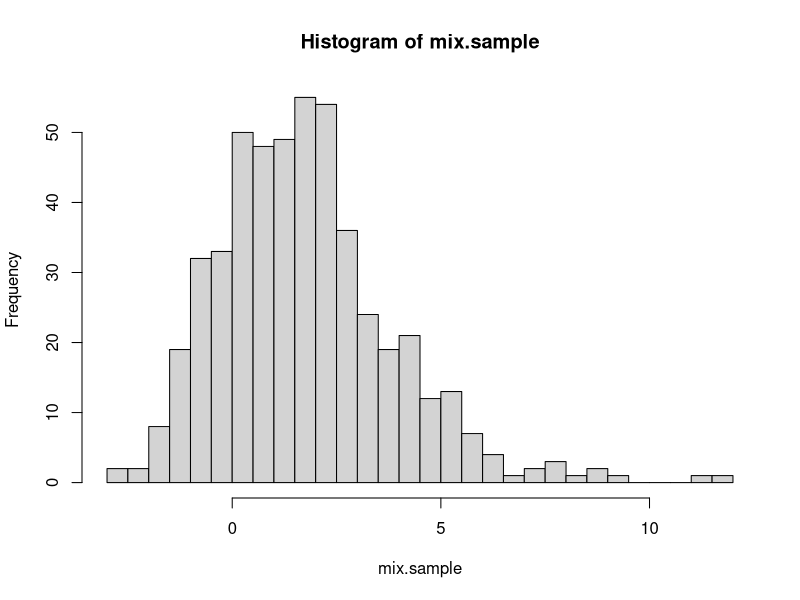
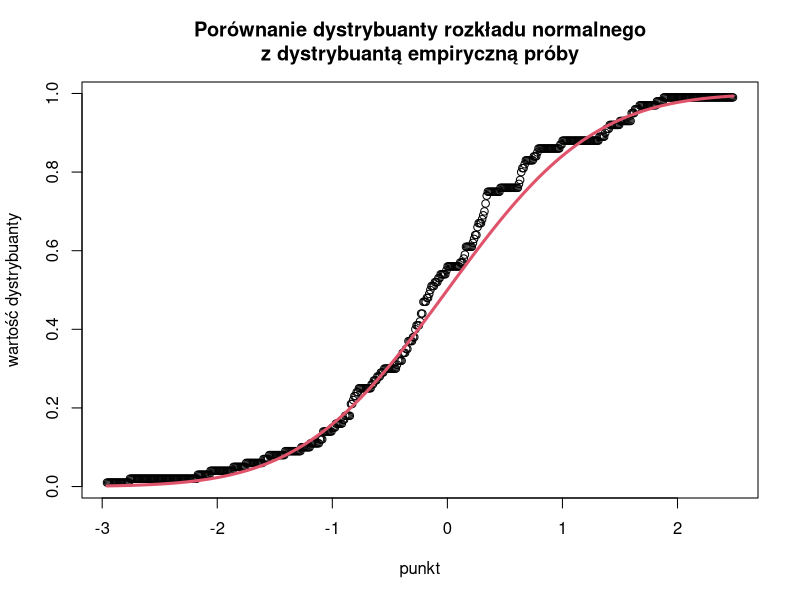
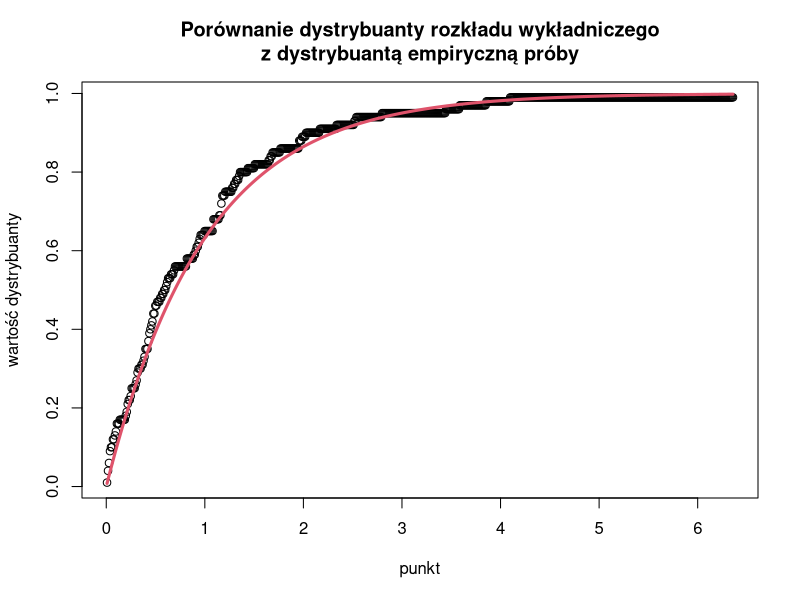
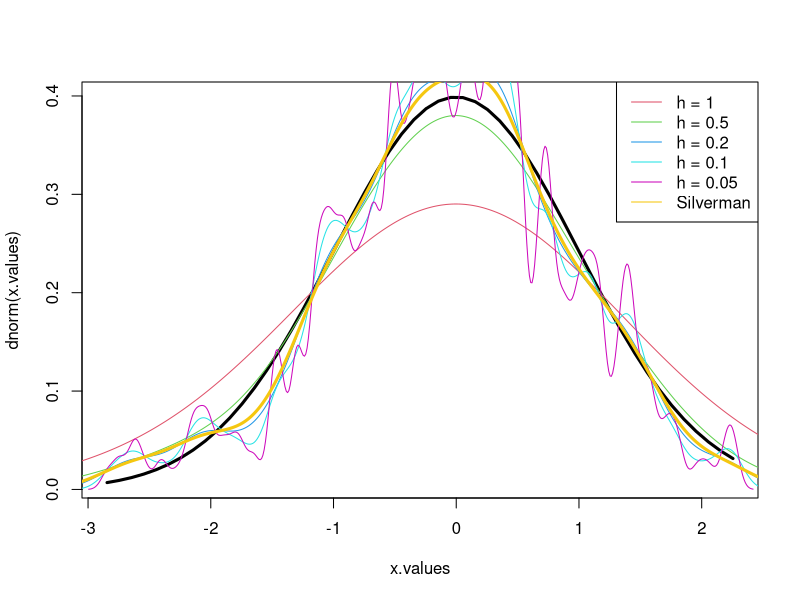
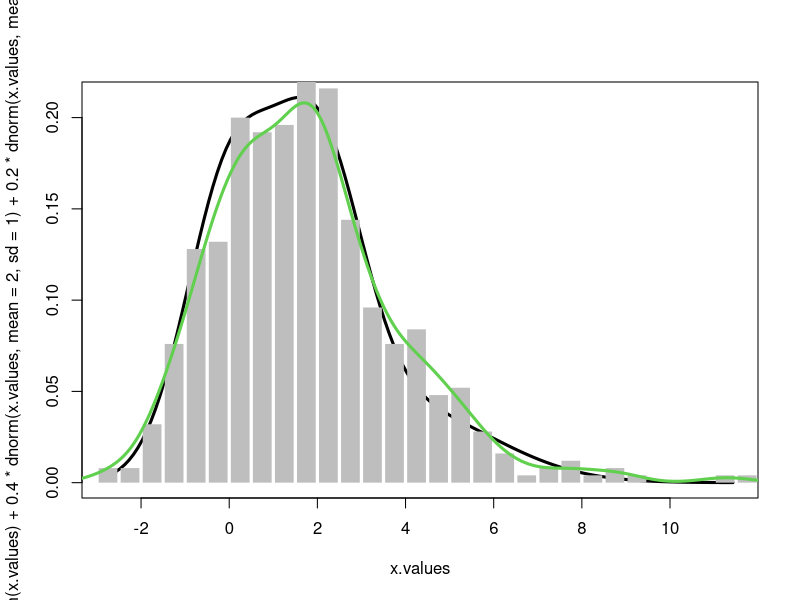

Generate these figures, in order, with R:
# problem 1

sample.cdf <- function(s, x) {
	return(sum(s <= x))
}

sample.size <- 100

png("norm_cdf.png")
norm.sample <- rnorm(sample.size)
x.values <- seq(min(norm.sample), max(norm.sample), by = 0.01)
plot(x.values, sapply(x.values, sample.cdf, s = norm.sample) / sample.size, main = "Porównanie dystrybuanty rozkładu normalnego\nz dystrybuantą empiryczną próby", ylab = "wartość dystrybuanty", xlab = "punkt")
lines(x.values, pnorm(x.values), lwd = 3, col = 2)
dev.off()

png("exp_cdf.png")
exp.sample <- rexp(sample.size)
x.values <- seq(min(exp.sample), max(exp.sample), by = 0.01)
plot(x.values, sapply(x.values, sample.cdf, s = exp.sample) / sample.size, main = "Porównanie dystrybuanty rozkładu wykładniczego\nz dystrybuantą empiryczną próby", ylab = "wartość dystrybuanty", xlab = "punkt")
lines(x.values, pexp(x.values), lwd = 3, col = 2)
dev.off()

# problem 2

no.reps <- 1000
alpha <- 0.05
eps <- sqrt(log(2 / alpha) / 2 / sample.size)

norm.confidence <- 0
exp.confidence <- 0

for (i in 1:no.reps) {

	norm.sample <- rnorm(sample.size)
	x.values <- seq(min(norm.sample), max(norm.sample), by = 0.01)
	if (all(abs(sapply(x.values, sample.cdf, s = norm.sample) / sample.size - pnorm(x.values)) <= eps)) {
		norm.confidence <- norm.confidence + 1
	}

	exp.sample <- rexp(sample.size)
	x.values <- seq(min(exp.sample), max(exp.sample), by = 0.01)
	if (all(abs(sapply(x.values, sample.cdf, s = exp.sample) / sample.size - pexp(x.values)) <= eps)) {
		exp.confidence = exp.confidence + 1
	}

}

norm.confidence
exp.confidence

# problem 3

sample.size <- 500

norm.sample <- rnorm(sample.size)
silverman.bw <- 0.9 * min(sd(norm.sample, IQR(norm.sample) / 1.34)) * sample.size^(-1/5)
x.values <- seq(min(norm.sample), max(norm.sample), by = 0.1)

png("kernel.png")
plot(x.values, dnorm(x.values), type = "l", lwd = 3)
d1 <- density(norm.sample, bw = 1)
lines(d1, col = 2)
d2 <- density(norm.sample, bw = 0.5)
lines(d2, col = 3)
d3 <- density(norm.sample, bw = 0.2)
lines(d3, col = 4)
d4 <- density(norm.sample, bw = 0.1)
lines(d4, col = 5)
d5 <- density(norm.sample, bw = 0.05)
lines(d5, col = 6)
d6 <- density(norm.sample, bw = silverman.bw)
lines(d6, col = 7, lwd = 3)
legend(x = "topright", legend = c("h = 1", "h = 0.5", "h = 0.2", "h = 0.1", "h = 0.05", "Silverman"), lty = c(1, 1, 1, 1, 1, 1), col = c(2, 3, 4, 5, 6, 7))
dev.off()

# problem 4

sample.size <- 500

rmix <- function(n) {
	mix.sample <- c()
	for (i in 1:n) {
		r <- runif(1)
		if (r < 0.4) {
			mix.sample <- c(mix.sample, rnorm(1))
		} else if (r < 0.8) {
			mix.sample <- c(mix.sample, rnorm(1, mean = 2, sd = 1))
		} else {
			mix.sample <- c(mix.sample, rnorm(1, mean = 4, sd = 2))
		}
	}
	return(mix.sample)
}

mix.sample <- rmix(sample.size)

x.values <- seq(min(mix.sample), max(mix.sample), by = 0.1)
h <- hist(mix.sample, breaks = "Freedman-Diaconis")
png("mix.png")
plot(x.values, 0.4 * dnorm(x.values) + 0.4 * dnorm(x.values, mean = 2, sd = 1) + 0.2 * dnorm(x.values, mean = 4, sd = 2), type = "l", lwd = 3)
lines(h$mids, h$density, type = "h", lwd = 18, col = "gray", lend = 1)
silverman.bw <- 0.9 * min(sd(mix.sample, IQR(mix.sample) / 1.34)) * sample.size^(-1/5)
d <- density(mix.sample, bw = silverman.bw)
lines(d, col = 3, lwd = 3)
dev.off()

help("hist")
